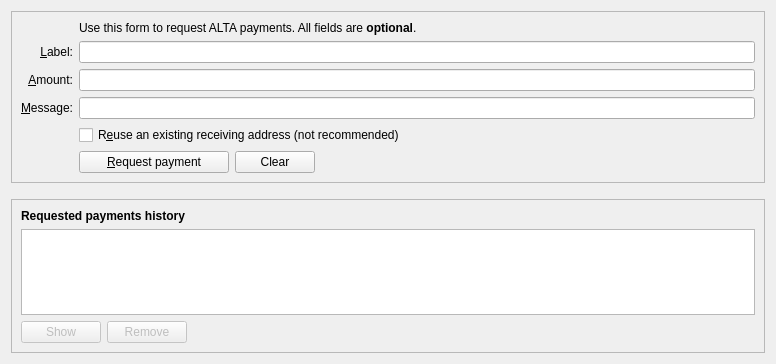
<?xml version="1.0" encoding="UTF-8"?>
<ui version="4.0">
 <class>ReceiveCoinsDialog</class>
 <widget class="QWidget" name="ReceiveCoinsDialog">
  <property name="geometry">
   <rect>
    <x>0</x>
    <y>0</y>
    <width>776</width>
    <height>364</height>
   </rect>
  </property>
  <layout class="QVBoxLayout" name="verticalLayout" stretch="0,0,1">
   <item>
    <widget class="QFrame" name="frame2">
     <property name="sizePolicy">
      <sizepolicy hsizetype="Preferred" vsizetype="Expanding">
       <horstretch>0</horstretch>
       <verstretch>0</verstretch>
      </sizepolicy>
     </property>
     <property name="frameShape">
      <enum>QFrame::StyledPanel</enum>
     </property>
     <property name="frameShadow">
      <enum>QFrame::Sunken</enum>
     </property>
     <layout class="QVBoxLayout" name="verticalLayout_3">
      <item>
       <layout class="QGridLayout" name="gridLayout">
        <item row="7" column="2">
         <widget class="QCheckBox" name="reuseAddress">
          <property name="toolTip">
           <string>Reuse one of the previously used receiving addresses.&lt;br&gt;Reusing addresses has security and privacy issues.&lt;br&gt;Do not use this unless re-generating a payment request made before.</string>
          </property>
          <property name="text">
           <string>R&amp;euse an existing receiving address (not recommended)</string>
          </property>
         </widget>
        </item>
        <item row="7" column="0">
         <widget class="QLabel" name="label_4">
          <property name="text">
           <string/>
          </property>
         </widget>
        </item>
        <item row="6" column="0">
         <widget class="QLabel" name="label_3">
          <property name="toolTip">
           <string>An optional message to attach to the payment request, which will be displayed when the request is opened. Note: The message will not be sent with the payment over the ALTA network.</string>
          </property>
          <property name="text">
           <string>&amp;Message:</string>
          </property>
          <property name="alignment">
           <set>Qt::AlignRight|Qt::AlignTrailing|Qt::AlignVCenter</set>
          </property>
          <property name="buddy">
           <cstring>reqMessage</cstring>
          </property>
         </widget>
        </item>
        <item row="4" column="2">
         <widget class="QLineEdit" name="reqLabel">
          <property name="toolTip">
           <string>An optional label to associate with the new receiving address.</string>
          </property>
         </widget>
        </item>
        <item row="6" column="2">
         <widget class="QLineEdit" name="reqMessage">
          <property name="toolTip">
           <string>An optional message to attach to the payment request, which will be displayed when the request is opened.&lt;br&gt;Note: The message will not be sent with the payment over the ALTA network.</string>
          </property>
         </widget>
        </item>
        <item row="2" column="2">
         <widget class="QLabel" name="label_5">
          <property name="text">
           <string>Use this form to request ALTA payments. All fields are &lt;b&gt;optional&lt;/b&gt;.</string>
          </property>
         </widget>
        </item>
        <item row="4" column="0">
         <widget class="QLabel" name="label_2">
          <property name="toolTip">
           <string>An optional label to associate with the new receiving address.</string>
          </property>
          <property name="text">
           <string>&amp;Label:</string>
          </property>
          <property name="alignment">
           <set>Qt::AlignRight|Qt::AlignTrailing|Qt::AlignVCenter</set>
          </property>
          <property name="buddy">
           <cstring>reqLabel</cstring>
          </property>
         </widget>
        </item>
        <item row="5" column="0">
         <widget class="QLabel" name="label">
          <property name="toolTip">
           <string>An optional amount to request. Leave this empty or zero to not request a specific amount.</string>
          </property>
          <property name="text">
           <string>&amp;Amount:</string>
          </property>
          <property name="alignment">
           <set>Qt::AlignRight|Qt::AlignTrailing|Qt::AlignVCenter</set>
          </property>
          <property name="buddy">
           <cstring>reqAmount</cstring>
          </property>
         </widget>
        </item>
        <item row="5" column="2">
         <widget class="BitcoinAmountField" name="reqAmount">
          <property name="minimumSize">
           <size>
            <width>80</width>
            <height>0</height>
           </size>
          </property>
          <property name="toolTip">
           <string>An optional amount to request. Leave this empty or zero to not request a specific amount.</string>
          </property>
         </widget>
        </item>
        <item row="8" column="2">
         <layout class="QHBoxLayout" name="horizontalLayout">
          <item>
           <widget class="QPushButton" name="receiveButton">
            <property name="minimumSize">
             <size>
              <width>150</width>
              <height>0</height>
             </size>
            </property>
            <property name="text">
             <string>&amp;Request payment</string>
            </property>
            <property name="icon">
             <iconset resource="../alta.qrc">
              <normaloff>:/icons/receiving_addresses</normaloff>:/icons/receiving_addresses</iconset>
            </property>
           </widget>
          </item>
          <item>
           <widget class="QPushButton" name="clearButton">
            <property name="sizePolicy">
             <sizepolicy hsizetype="Minimum" vsizetype="Fixed">
              <horstretch>0</horstretch>
              <verstretch>0</verstretch>
             </sizepolicy>
            </property>
            <property name="toolTip">
             <string>Clear all fields of the form.</string>
            </property>
            <property name="text">
             <string>Clear</string>
            </property>
            <property name="icon">
             <iconset resource="../alta.qrc">
              <normaloff>:/icons/remove</normaloff>:/icons/remove</iconset>
            </property>
            <property name="autoDefault">
             <bool>false</bool>
            </property>
           </widget>
          </item>
          <item>
           <spacer name="horizontalSpacer">
            <property name="orientation">
             <enum>Qt::Horizontal</enum>
            </property>
            <property name="sizeHint" stdset="0">
             <size>
              <width>40</width>
              <height>20</height>
             </size>
            </property>
           </spacer>
          </item>
         </layout>
        </item>
        <item row="8" column="0">
         <widget class="QLabel" name="label_7">
          <property name="text">
           <string/>
          </property>
         </widget>
        </item>
       </layout>
      </item>
     </layout>
    </widget>
   </item>
   <item>
    <spacer name="verticalSpacer_2">
     <property name="orientation">
      <enum>Qt::Vertical</enum>
     </property>
     <property name="sizeHint" stdset="0">
      <size>
       <width>20</width>
       <height>10</height>
      </size>
     </property>
    </spacer>
   </item>
   <item>
    <widget class="QFrame" name="frame">
     <property name="sizePolicy">
      <sizepolicy hsizetype="Preferred" vsizetype="Expanding">
       <horstretch>0</horstretch>
       <verstretch>0</verstretch>
      </sizepolicy>
     </property>
     <property name="frameShape">
      <enum>QFrame::StyledPanel</enum>
     </property>
     <property name="frameShadow">
      <enum>QFrame::Raised</enum>
     </property>
     <layout class="QVBoxLayout" name="verticalLayout_2">
      <item>
       <widget class="QLabel" name="label_6">
        <property name="font">
         <font>
          <weight>75</weight>
          <bold>true</bold>
         </font>
        </property>
        <property name="text">
         <string>Requested payments history</string>
        </property>
       </widget>
      </item>
      <item>
       <widget class="QTableView" name="recentRequestsView">
        <property name="palette">
         <palette>
          <active>
           <colorrole role="Text">
            <brush brushstyle="SolidPattern">
             <color alpha="255">
              <red>51</red>
              <green>51</green>
              <blue>51</blue>
             </color>
            </brush>
           </colorrole>
          </active>
          <inactive>
           <colorrole role="Text">
            <brush brushstyle="SolidPattern">
             <color alpha="255">
              <red>51</red>
              <green>51</green>
              <blue>51</blue>
             </color>
            </brush>
           </colorrole>
          </inactive>
          <disabled>
           <colorrole role="Text">
            <brush brushstyle="SolidPattern">
             <color alpha="255">
              <red>85</red>
              <green>85</green>
              <blue>85</blue>
             </color>
            </brush>
           </colorrole>
          </disabled>
         </palette>
        </property>
        <property name="contextMenuPolicy">
         <enum>Qt::CustomContextMenu</enum>
        </property>
        <property name="tabKeyNavigation">
         <bool>false</bool>
        </property>
        <property name="sortingEnabled">
         <bool>true</bool>
        </property>
       </widget>
      </item>
      <item>
       <layout class="QHBoxLayout" name="horizontalLayout_2">
        <item>
         <widget class="QPushButton" name="showRequestButton">
          <property name="enabled">
           <bool>false</bool>
          </property>
          <property name="toolTip">
           <string>Show the selected request (does the same as double clicking an entry)</string>
          </property>
          <property name="text">
           <string>Show</string>
          </property>
          <property name="icon">
           <iconset resource="../alta.qrc">
            <normaloff>:/icons/edit</normaloff>:/icons/edit</iconset>
          </property>
          <property name="autoDefault">
           <bool>false</bool>
          </property>
         </widget>
        </item>
        <item>
         <widget class="QPushButton" name="removeRequestButton">
          <property name="enabled">
           <bool>false</bool>
          </property>
          <property name="toolTip">
           <string>Remove the selected entries from the list</string>
          </property>
          <property name="text">
           <string>Remove</string>
          </property>
          <property name="icon">
           <iconset resource="../alta.qrc">
            <normaloff>:/icons/remove</normaloff>:/icons/remove</iconset>
          </property>
          <property name="autoDefault">
           <bool>false</bool>
          </property>
         </widget>
        </item>
        <item>
         <spacer name="horizontalSpacer_2">
          <property name="orientation">
           <enum>Qt::Horizontal</enum>
          </property>
          <property name="sizeHint" stdset="0">
           <size>
            <width>40</width>
            <height>20</height>
           </size>
          </property>
         </spacer>
        </item>
       </layout>
      </item>
     </layout>
    </widget>
   </item>
  </layout>
 </widget>
 <customwidgets>
  <customwidget>
   <class>BitcoinAmountField</class>
   <extends>QLineEdit</extends>
   <header>bitcoinamountfield.h</header>
   <container>1</container>
  </customwidget>
 </customwidgets>
 <tabstops>
  <tabstop>reqLabel</tabstop>
  <tabstop>reqAmount</tabstop>
  <tabstop>reqMessage</tabstop>
  <tabstop>reuseAddress</tabstop>
  <tabstop>receiveButton</tabstop>
  <tabstop>clearButton</tabstop>
  <tabstop>recentRequestsView</tabstop>
  <tabstop>showRequestButton</tabstop>
  <tabstop>removeRequestButton</tabstop>
 </tabstops>
 <resources>
  <include location="../alta.qrc"/>
 </resources>
 <connections/>
</ui>
